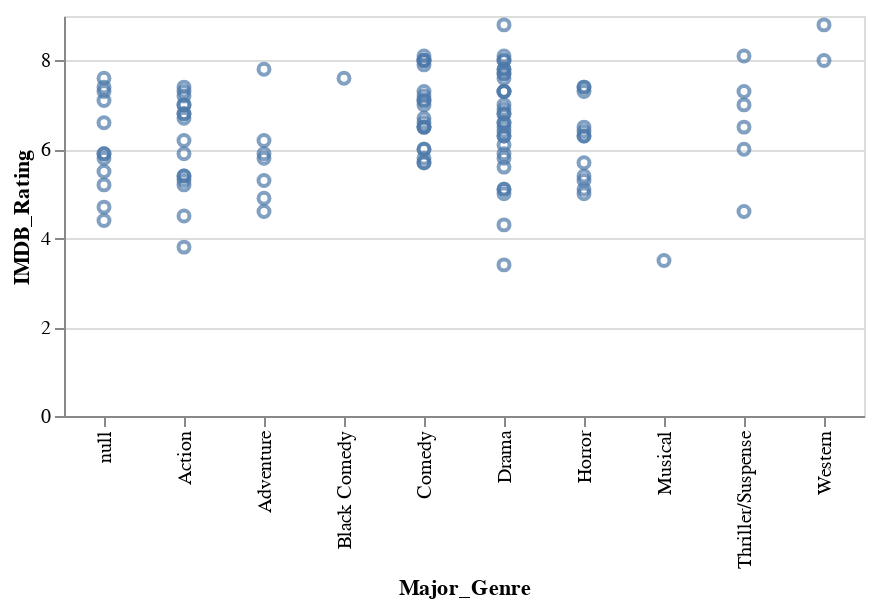

Notebook code for this chart:
### Markdown cell above
The Altair API is designed so that you can chain method calls together in order to change chart properties or build more complex charts. For example, you can add a call to `.properties()` to change the width and height of your chart. 

Repeat question 1.1, but add a call to `.properties()`, passing `width` and `height` arguments to change your chart to be `400` pixels wide and `200` pixels high:

### Code cell
genre_rating_properties = alt.Chart(movies).mark_point().encode(
    x= 'Major_Genre',
    y='IMDB_Rating'
).properties(width=400, height=200)
genre_rating_properties
